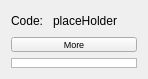
<?xml version="1.0" encoding="UTF-8"?>
<ui version="4.0">
 <class>MsgDataWidget</class>
 <widget class="QWidget" name="MsgDataWidget">
  <property name="geometry">
   <rect>
    <x>0</x>
    <y>0</y>
    <width>148</width>
    <height>77</height>
   </rect>
  </property>
  <property name="sizePolicy">
   <sizepolicy hsizetype="Preferred" vsizetype="MinimumExpanding">
    <horstretch>0</horstretch>
    <verstretch>0</verstretch>
   </sizepolicy>
  </property>
  <property name="windowTitle">
   <string>Form</string>
  </property>
  <layout class="QVBoxLayout" name="verticalLayout">
   <item>
    <layout class="QHBoxLayout" name="horizontalLayout">
     <item>
      <widget class="QLabel" name="label">
       <property name="sizePolicy">
        <sizepolicy hsizetype="Preferred" vsizetype="Fixed">
         <horstretch>0</horstretch>
         <verstretch>0</verstretch>
        </sizepolicy>
       </property>
       <property name="text">
        <string>Code: </string>
       </property>
      </widget>
     </item>
     <item>
      <widget class="QLabel" name="CodeLabel">
       <property name="sizePolicy">
        <sizepolicy hsizetype="Preferred" vsizetype="Fixed">
         <horstretch>0</horstretch>
         <verstretch>0</verstretch>
        </sizepolicy>
       </property>
       <property name="text">
        <string>placeHolder</string>
       </property>
      </widget>
     </item>
     <item>
      <spacer name="horizontalSpacer">
       <property name="orientation">
        <enum>Qt::Horizontal</enum>
       </property>
       <property name="sizeHint" stdset="0">
        <size>
         <width>40</width>
         <height>20</height>
        </size>
       </property>
      </spacer>
     </item>
    </layout>
   </item>
   <item>
    <widget class="QPushButton" name="ShowDataPushButton">
     <property name="sizePolicy">
      <sizepolicy hsizetype="Minimum" vsizetype="Fixed">
       <horstretch>0</horstretch>
       <verstretch>0</verstretch>
      </sizepolicy>
     </property>
     <property name="minimumSize">
      <size>
       <width>0</width>
       <height>15</height>
      </size>
     </property>
     <property name="font">
      <font>
       <pointsize>7</pointsize>
      </font>
     </property>
     <property name="text">
      <string>More</string>
     </property>
    </widget>
   </item>
   <item>
    <widget class="QTextEdit" name="DataTextEdit">
     <property name="enabled">
      <bool>true</bool>
     </property>
     <property name="sizePolicy">
      <sizepolicy hsizetype="Expanding" vsizetype="Expanding">
       <horstretch>0</horstretch>
       <verstretch>0</verstretch>
      </sizepolicy>
     </property>
     <property name="minimumSize">
      <size>
       <width>0</width>
       <height>10</height>
      </size>
     </property>
     <property name="maximumSize">
      <size>
       <width>16777215</width>
       <height>16777215</height>
      </size>
     </property>
     <property name="baseSize">
      <size>
       <width>0</width>
       <height>0</height>
      </size>
     </property>
     <property name="acceptDrops">
      <bool>false</bool>
     </property>
     <property name="verticalScrollBarPolicy">
      <enum>Qt::ScrollBarAlwaysOff</enum>
     </property>
     <property name="horizontalScrollBarPolicy">
      <enum>Qt::ScrollBarAlwaysOff</enum>
     </property>
     <property name="sizeAdjustPolicy">
      <enum>QAbstractScrollArea::AdjustToContents</enum>
     </property>
     <property name="documentTitle">
      <string>Data</string>
     </property>
     <property name="undoRedoEnabled">
      <bool>false</bool>
     </property>
     <property name="readOnly">
      <bool>true</bool>
     </property>
     <property name="html">
      <string notr="true">&lt;!DOCTYPE HTML PUBLIC &quot;-//W3C//DTD HTML 4.0//EN&quot; &quot;http://www.w3.org/TR/REC-html40/strict.dtd&quot;&gt;
&lt;html&gt;&lt;head&gt;&lt;meta name=&quot;qrichtext&quot; content=&quot;1&quot; /&gt;&lt;title&gt;Data&lt;/title&gt;&lt;style type=&quot;text/css&quot;&gt;
p, li { white-space: pre-wrap; }
&lt;/style&gt;&lt;/head&gt;&lt;body style=&quot; font-family:'MS Shell Dlg 2'; font-size:8.25pt; font-weight:400; font-style:normal;&quot;&gt;
&lt;p style=&quot;-qt-paragraph-type:empty; margin-top:0px; margin-bottom:0px; margin-left:0px; margin-right:0px; -qt-block-indent:0; text-indent:0px;&quot;&gt;&lt;br /&gt;&lt;/p&gt;&lt;/body&gt;&lt;/html&gt;</string>
     </property>
     <property name="placeholderText">
      <string notr="true"/>
     </property>
    </widget>
   </item>
  </layout>
 </widget>
 <resources/>
 <connections/>
</ui>
